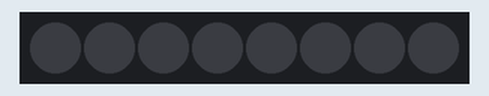
A sketch run on a simulated Arduino Uno, built with avr-gcc and run on an emulated ATmega328P. Shown: 8 RGB LEDs in strip order, left to right. Dim RGB values are drawn brighter than linear.

Above: at 0.1 s.
At 0.6 s:
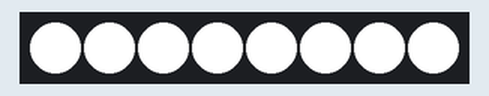
At 1.1 s:
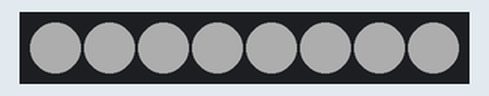
Timing chart, 0 to 130.0 s (numbered marks = the images above):
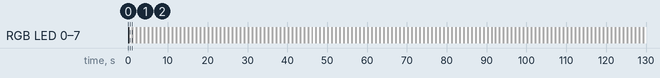

The sketch:

front_light_dynamic.ino
```cpp
#include <Adafruit_NeoPixel.h>

#define LED_PIN 6           // Pin where WS2812 DI is connected
#define NUM_LEDS 8          // Total number of LEDs in the strip
int front_light_brightness = 0;  // Dynamic brightness (starting low)
bool is_high_beam = false;       // Track whether high beam is on
#define LOW_BEAM 50              // Low brightness value
#define HIGH_BEAM 255            // High brightness value
#define FLASH_DELAY 500          // Delay between flashes (milliseconds)

// Create an instance of the Adafruit_NeoPixel class
Adafruit_NeoPixel strip = Adafruit_NeoPixel(NUM_LEDS, LED_PIN, NEO_GRB + NEO_KHZ800);

void setup() {
  // Initialize NeoPixel strip
  strip.begin();
  strip.show(); // Initialize all pixels to 'off'
}

void loop() {
  // Continuously flash the front light between low and high brightness
  setFrontLight();
  toggleFlash();   // Toggle between low and high beams
  delay(FLASH_DELAY);  // Control the speed of flashing
}

// Function to set the front light with the current brightness level
void setFrontLight() {
  for (int i = 0; i < NUM_LEDS; i++) {
    strip.setPixelColor(i, strip.Color(front_light_brightness, front_light_brightness, front_light_brightness)); // White light
  }
  strip.show();
}

// Function to toggle the brightness between low beam and high beam
void toggleFlash() {
  if (is_high_beam) {
    front_light_brightness = LOW_BEAM;   // Switch to low beam
  } else {
    front_light_brightness = HIGH_BEAM;  // Switch to high beam
  }
  is_high_beam = !is_high_beam;  // Toggle the state for the next loop
}
```

Measured:
- by itself, RGB LED 0–7: alternates RGB(255, 255, 255) for 0.50 s and RGB(50, 50, 50) for 0.50 s
- what the display in image 1 shows lasts 0.5 s, from 0.5 s to 1.0 s
